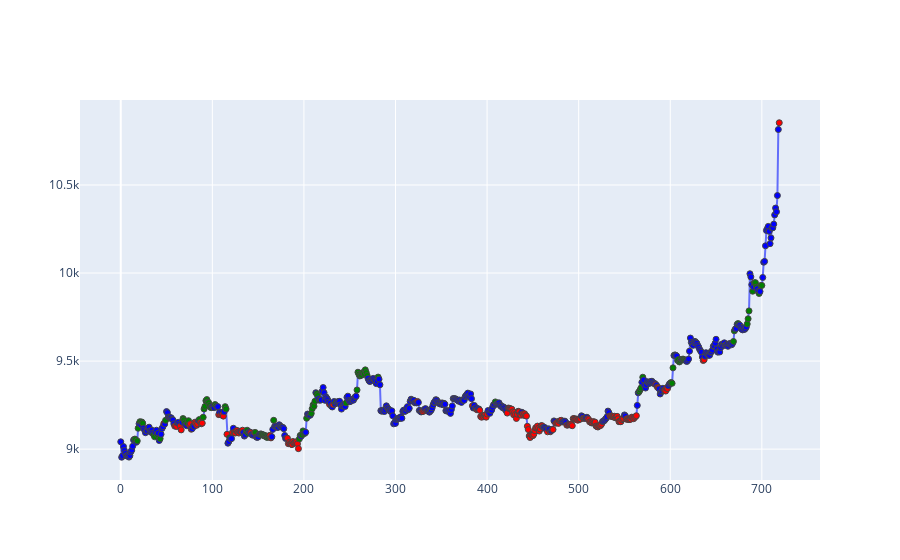

The notebook cell this image was saved under:
### Code cell
import pandas as pd
import numpy as np
import matplotlib.pyplot as plt
from plotly.subplots import make_subplots
import plotly.graph_objects as go

main_df = pd.read_csv('../output/bookratios_analysis.csv')
def color(row):
    order = row['order']
    num2color = {0:"green",1:"blue", 2:"blue", 3:"blue", 4:"blue", 5:"red"}
    return num2color[order]
colors = main_df.apply (lambda row: color(row), axis=1)
fig = go.Figure(data=go.Scatter(x=main_df.index, y=main_df['price'], mode='lines+markers', 
        marker=dict(
        color=colors,
        line_width=1)
        ))
fig.show()

### Figure 1 — Plotly figure (JSON) as saved in the notebook; plotly's stock layout.template omitted (floating-point values rounded to 4 significant figures; data arrays with more than 128 entries replaced by an {"elided": "..."} marker saying what was removed)
{"data": [{"marker": {"color": {"elided": "720 str values"}, "line": {"width": 1}}, "mode": "lines+markers", "type": "scatter", "x": {"elided": "720 int values"}, "y": {"elided": "720 float values"}}], "layout": {}}
